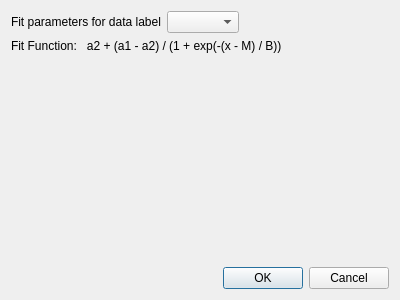
<?xml version="1.0" encoding="UTF-8"?>
<ui version="4.0">
 <class>Dialog</class>
 <widget class="QDialog" name="Dialog">
  <property name="geometry">
   <rect>
    <x>0</x>
    <y>0</y>
    <width>400</width>
    <height>300</height>
   </rect>
  </property>
  <property name="windowTitle">
   <string>Dialog</string>
  </property>
  <layout class="QVBoxLayout" name="verticalLayout">
   <item>
    <layout class="QHBoxLayout" name="horizontalLayout">
     <item>
      <widget class="QLabel" name="label">
       <property name="text">
        <string>Fit parameters for data label</string>
       </property>
      </widget>
     </item>
     <item>
      <widget class="QComboBox" name="comboList"/>
     </item>
     <item>
      <spacer name="horizontalSpacer">
       <property name="orientation">
        <enum>Qt::Horizontal</enum>
       </property>
       <property name="sizeHint" stdset="0">
        <size>
         <width>40</width>
         <height>20</height>
        </size>
       </property>
      </spacer>
     </item>
    </layout>
   </item>
   <item>
    <widget class="QLabel" name="label_2">
     <property name="text">
      <string>Fit Function:   a2 + (a1 - a2) / (1 + exp(-(x - M) / B))</string>
     </property>
    </widget>
   </item>
   <item>
    <widget class="QStackedWidget" name="stackedWidget"/>
   </item>
   <item>
    <layout class="QGridLayout" name="grid_layout"/>
   </item>
   <item>
    <widget class="QDialogButtonBox" name="buttonBox">
     <property name="orientation">
      <enum>Qt::Horizontal</enum>
     </property>
     <property name="standardButtons">
      <set>QDialogButtonBox::Cancel|QDialogButtonBox::Ok</set>
     </property>
    </widget>
   </item>
  </layout>
 </widget>
 <resources/>
 <connections>
  <connection>
   <sender>buttonBox</sender>
   <signal>accepted()</signal>
   <receiver>Dialog</receiver>
   <slot>accept()</slot>
   <hints>
    <hint type="sourcelabel">
     <x>248</x>
     <y>254</y>
    </hint>
    <hint type="destinationlabel">
     <x>157</x>
     <y>274</y>
    </hint>
   </hints>
  </connection>
  <connection>
   <sender>buttonBox</sender>
   <signal>rejected()</signal>
   <receiver>Dialog</receiver>
   <slot>reject()</slot>
   <hints>
    <hint type="sourcelabel">
     <x>316</x>
     <y>260</y>
    </hint>
    <hint type="destinationlabel">
     <x>286</x>
     <y>274</y>
    </hint>
   </hints>
  </connection>
 </connections>
</ui>
